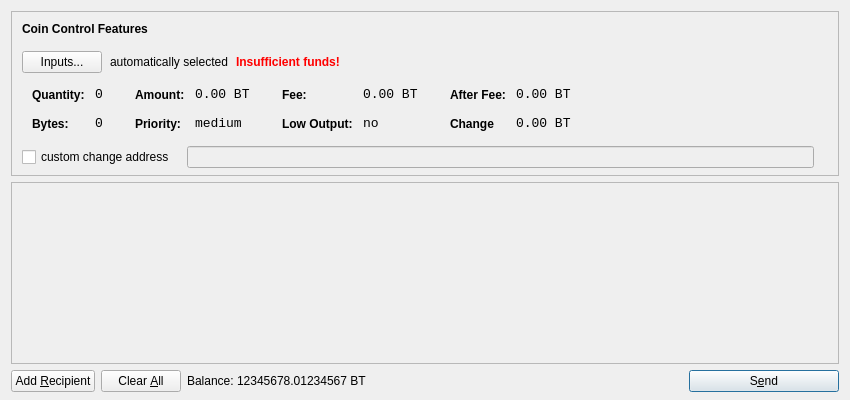
<?xml version="1.0" encoding="UTF-8"?>
<ui version="4.0">
 <class>SendCoinsDialog</class>
 <widget class="QDialog" name="SendCoinsDialog">
  <property name="geometry">
   <rect>
    <x>0</x>
    <y>0</y>
    <width>850</width>
    <height>400</height>
   </rect>
  </property>
  <property name="windowTitle">
   <string>Send Coins</string>
  </property>
  <layout class="QVBoxLayout" name="verticalLayout" stretch="0,1,0">
   <property name="bottomMargin">
    <number>8</number>
   </property>
   <item>
    <widget class="QFrame" name="frameCoinControl">
     <property name="sizePolicy">
      <sizepolicy hsizetype="Expanding" vsizetype="Expanding">
       <horstretch>0</horstretch>
       <verstretch>0</verstretch>
      </sizepolicy>
     </property>
     <property name="maximumSize">
      <size>
       <width>16777215</width>
       <height>16777215</height>
      </size>
     </property>
     <property name="frameShape">
      <enum>QFrame::StyledPanel</enum>
     </property>
     <property name="frameShadow">
      <enum>QFrame::Sunken</enum>
     </property>
     <layout class="QVBoxLayout" name="verticalLayoutCoinControl2">
      <property name="spacing">
       <number>6</number>
      </property>
      <property name="leftMargin">
       <number>0</number>
      </property>
      <property name="topMargin">
       <number>0</number>
      </property>
      <property name="rightMargin">
       <number>0</number>
      </property>
      <property name="bottomMargin">
       <number>6</number>
      </property>
      <item>
       <layout class="QVBoxLayout" name="verticalLayoutCoinControl" stretch="0,0,0,0,1">
        <property name="spacing">
         <number>0</number>
        </property>
        <property name="leftMargin">
         <number>10</number>
        </property>
        <property name="topMargin">
         <number>10</number>
        </property>
        <item>
         <layout class="QHBoxLayout" name="horizontalLayoutCoinControl1">
          <property name="bottomMargin">
           <number>15</number>
          </property>
          <item>
           <widget class="QLabel" name="labelCoinControlFeatures">
            <property name="sizePolicy">
             <sizepolicy hsizetype="Preferred" vsizetype="Maximum">
              <horstretch>0</horstretch>
              <verstretch>0</verstretch>
             </sizepolicy>
            </property>
            <property name="font">
             <font>
              <weight>75</weight>
              <bold>true</bold>
             </font>
            </property>
            <property name="styleSheet">
             <string notr="true">font-weight:bold;</string>
            </property>
            <property name="text">
             <string>Coin Control Features</string>
            </property>
           </widget>
          </item>
         </layout>
        </item>
        <item>
         <layout class="QHBoxLayout" name="horizontalLayoutCoinControl2" stretch="0,0,0,0">
          <property name="spacing">
           <number>8</number>
          </property>
          <property name="bottomMargin">
           <number>10</number>
          </property>
          <item>
           <widget class="QPushButton" name="pushButtonCoinControl">
            <property name="styleSheet">
             <string notr="true"/>
            </property>
            <property name="text">
             <string>Inputs...</string>
            </property>
           </widget>
          </item>
          <item>
           <widget class="QLabel" name="labelCoinControlAutomaticallySelected">
            <property name="text">
             <string>automatically selected</string>
            </property>
            <property name="margin">
             <number>5</number>
            </property>
           </widget>
          </item>
          <item>
           <widget class="QLabel" name="labelCoinControlInsuffFunds">
            <property name="font">
             <font>
              <weight>75</weight>
              <bold>true</bold>
             </font>
            </property>
            <property name="styleSheet">
             <string notr="true">color:red;font-weight:bold;</string>
            </property>
            <property name="text">
             <string>Insufficient funds!</string>
            </property>
            <property name="margin">
             <number>5</number>
            </property>
           </widget>
          </item>
          <item>
           <spacer name="horizontalSpacerCoinControl">
            <property name="orientation">
             <enum>Qt::Horizontal</enum>
            </property>
            <property name="sizeHint" stdset="0">
             <size>
              <width>40</width>
              <height>1</height>
             </size>
            </property>
           </spacer>
          </item>
         </layout>
        </item>
        <item>
         <widget class="QWidget" name="widgetCoinControl" native="true">
          <property name="sizePolicy">
           <sizepolicy hsizetype="Preferred" vsizetype="Preferred">
            <horstretch>0</horstretch>
            <verstretch>0</verstretch>
           </sizepolicy>
          </property>
          <property name="minimumSize">
           <size>
            <width>0</width>
            <height>0</height>
           </size>
          </property>
          <property name="styleSheet">
           <string notr="true"/>
          </property>
          <layout class="QHBoxLayout" name="horizontalLayoutCoinControl5">
           <property name="leftMargin">
            <number>0</number>
           </property>
           <property name="topMargin">
            <number>0</number>
           </property>
           <property name="rightMargin">
            <number>0</number>
           </property>
           <property name="bottomMargin">
            <number>0</number>
           </property>
           <item>
            <layout class="QHBoxLayout" name="horizontalLayoutCoinControl3" stretch="0,0,0,1">
             <property name="spacing">
              <number>20</number>
             </property>
             <property name="topMargin">
              <number>0</number>
             </property>
             <property name="bottomMargin">
              <number>10</number>
             </property>
             <item>
              <layout class="QFormLayout" name="formLayoutCoinControl1">
               <property name="horizontalSpacing">
                <number>10</number>
               </property>
               <property name="verticalSpacing">
                <number>14</number>
               </property>
               <property name="leftMargin">
                <number>10</number>
               </property>
               <property name="topMargin">
                <number>4</number>
               </property>
               <property name="rightMargin">
                <number>6</number>
               </property>
               <item row="0" column="0">
                <widget class="QLabel" name="labelCoinControlQuantityText">
                 <property name="styleSheet">
                  <string notr="true">font-weight:bold;</string>
                 </property>
                 <property name="text">
                  <string>Quantity:</string>
                 </property>
                 <property name="margin">
                  <number>0</number>
                 </property>
                </widget>
               </item>
               <item row="0" column="1">
                <widget class="QLabel" name="labelCoinControlQuantity">
                 <property name="font">
                  <font>
                   <family>Monospace</family>
                   <pointsize>10</pointsize>
                  </font>
                 </property>
                 <property name="cursor">
                  <cursorShape>IBeamCursor</cursorShape>
                 </property>
                 <property name="contextMenuPolicy">
                  <enum>Qt::ActionsContextMenu</enum>
                 </property>
                 <property name="text">
                  <string>0</string>
                 </property>
                 <property name="margin">
                  <number>0</number>
                 </property>
                 <property name="textInteractionFlags">
                  <set>Qt::LinksAccessibleByMouse|Qt::TextSelectableByKeyboard|Qt::TextSelectableByMouse</set>
                 </property>
                </widget>
               </item>
               <item row="1" column="0">
                <widget class="QLabel" name="labelCoinControlBytesText">
                 <property name="styleSheet">
                  <string notr="true">font-weight:bold;</string>
                 </property>
                 <property name="text">
                  <string>Bytes:</string>
                 </property>
                </widget>
               </item>
               <item row="1" column="1">
                <widget class="QLabel" name="labelCoinControlBytes">
                 <property name="font">
                  <font>
                   <family>Monospace</family>
                   <pointsize>10</pointsize>
                  </font>
                 </property>
                 <property name="cursor">
                  <cursorShape>IBeamCursor</cursorShape>
                 </property>
                 <property name="contextMenuPolicy">
                  <enum>Qt::ActionsContextMenu</enum>
                 </property>
                 <property name="text">
                  <string>0</string>
                 </property>
                 <property name="textInteractionFlags">
                  <set>Qt::LinksAccessibleByMouse|Qt::TextSelectableByKeyboard|Qt::TextSelectableByMouse</set>
                 </property>
                </widget>
               </item>
              </layout>
             </item>
             <item>
              <layout class="QFormLayout" name="formLayoutCoinControl2">
               <property name="horizontalSpacing">
                <number>10</number>
               </property>
               <property name="verticalSpacing">
                <number>14</number>
               </property>
               <property name="leftMargin">
                <number>6</number>
               </property>
               <property name="topMargin">
                <number>4</number>
               </property>
               <property name="rightMargin">
                <number>6</number>
               </property>
               <item row="0" column="0">
                <widget class="QLabel" name="labelCoinControlAmountText">
                 <property name="styleSheet">
                  <string notr="true">font-weight:bold;</string>
                 </property>
                 <property name="text">
                  <string>Amount:</string>
                 </property>
                 <property name="margin">
                  <number>0</number>
                 </property>
                </widget>
               </item>
               <item row="0" column="1">
                <widget class="QLabel" name="labelCoinControlAmount">
                 <property name="font">
                  <font>
                   <family>Monospace</family>
                   <pointsize>10</pointsize>
                  </font>
                 </property>
                 <property name="cursor">
                  <cursorShape>IBeamCursor</cursorShape>
                 </property>
                 <property name="contextMenuPolicy">
                  <enum>Qt::ActionsContextMenu</enum>
                 </property>
                 <property name="text">
                  <string>0.00 BT</string>
                 </property>
                 <property name="textInteractionFlags">
                  <set>Qt::LinksAccessibleByMouse|Qt::TextSelectableByKeyboard|Qt::TextSelectableByMouse</set>
                 </property>
                </widget>
               </item>
               <item row="1" column="0">
                <widget class="QLabel" name="labelCoinControlPriorityText">
                 <property name="styleSheet">
                  <string notr="true">font-weight:bold;</string>
                 </property>
                 <property name="text">
                  <string>Priority:</string>
                 </property>
                </widget>
               </item>
               <item row="1" column="1">
                <widget class="QLabel" name="labelCoinControlPriority">
                 <property name="font">
                  <font>
                   <family>Monospace</family>
                   <pointsize>10</pointsize>
                  </font>
                 </property>
                 <property name="cursor">
                  <cursorShape>IBeamCursor</cursorShape>
                 </property>
                 <property name="contextMenuPolicy">
                  <enum>Qt::ActionsContextMenu</enum>
                 </property>
                 <property name="text">
                  <string>medium</string>
                 </property>
                 <property name="textInteractionFlags">
                  <set>Qt::LinksAccessibleByMouse|Qt::TextSelectableByKeyboard|Qt::TextSelectableByMouse</set>
                 </property>
                </widget>
               </item>
              </layout>
             </item>
             <item>
              <layout class="QFormLayout" name="formLayoutCoinControl3">
               <property name="horizontalSpacing">
                <number>10</number>
               </property>
               <property name="verticalSpacing">
                <number>14</number>
               </property>
               <property name="leftMargin">
                <number>6</number>
               </property>
               <property name="topMargin">
                <number>4</number>
               </property>
               <property name="rightMargin">
                <number>6</number>
               </property>
               <item row="0" column="0">
                <widget class="QLabel" name="labelCoinControlFeeText">
                 <property name="styleSheet">
                  <string notr="true">font-weight:bold;</string>
                 </property>
                 <property name="text">
                  <string>Fee:</string>
                 </property>
                 <property name="margin">
                  <number>0</number>
                 </property>
                </widget>
               </item>
               <item row="0" column="1">
                <widget class="QLabel" name="labelCoinControlFee">
                 <property name="font">
                  <font>
                   <family>Monospace</family>
                   <pointsize>10</pointsize>
                  </font>
                 </property>
                 <property name="cursor">
                  <cursorShape>IBeamCursor</cursorShape>
                 </property>
                 <property name="contextMenuPolicy">
                  <enum>Qt::ActionsContextMenu</enum>
                 </property>
                 <property name="text">
                  <string>0.00 BT</string>
                 </property>
                 <property name="textInteractionFlags">
                  <set>Qt::LinksAccessibleByMouse|Qt::TextSelectableByKeyboard|Qt::TextSelectableByMouse</set>
                 </property>
                </widget>
               </item>
               <item row="1" column="0">
                <widget class="QLabel" name="labelCoinControlLowOutputText">
                 <property name="styleSheet">
                  <string notr="true">font-weight:bold;</string>
                 </property>
                 <property name="text">
                  <string>Low Output:</string>
                 </property>
                </widget>
               </item>
               <item row="1" column="1">
                <widget class="QLabel" name="labelCoinControlLowOutput">
                 <property name="font">
                  <font>
                   <family>Monospace</family>
                   <pointsize>10</pointsize>
                  </font>
                 </property>
                 <property name="cursor">
                  <cursorShape>IBeamCursor</cursorShape>
                 </property>
                 <property name="contextMenuPolicy">
                  <enum>Qt::ActionsContextMenu</enum>
                 </property>
                 <property name="text">
                  <string>no</string>
                 </property>
                 <property name="textInteractionFlags">
                  <set>Qt::LinksAccessibleByMouse|Qt::TextSelectableByKeyboard|Qt::TextSelectableByMouse</set>
                 </property>
                </widget>
               </item>
              </layout>
             </item>
             <item>
              <layout class="QFormLayout" name="formLayoutCoinControl4">
               <property name="horizontalSpacing">
                <number>10</number>
               </property>
               <property name="verticalSpacing">
                <number>14</number>
               </property>
               <property name="leftMargin">
                <number>6</number>
               </property>
               <property name="topMargin">
                <number>4</number>
               </property>
               <property name="rightMargin">
                <number>6</number>
               </property>
               <item row="0" column="0">
                <widget class="QLabel" name="labelCoinControlAfterFeeText">
                 <property name="styleSheet">
                  <string notr="true">font-weight:bold;</string>
                 </property>
                 <property name="text">
                  <string>After Fee:</string>
                 </property>
                 <property name="margin">
                  <number>0</number>
                 </property>
                </widget>
               </item>
               <item row="0" column="1">
                <widget class="QLabel" name="labelCoinControlAfterFee">
                 <property name="font">
                  <font>
                   <family>Monospace</family>
                   <pointsize>10</pointsize>
                  </font>
                 </property>
                 <property name="cursor">
                  <cursorShape>IBeamCursor</cursorShape>
                 </property>
                 <property name="contextMenuPolicy">
                  <enum>Qt::ActionsContextMenu</enum>
                 </property>
                 <property name="text">
                  <string>0.00 BT</string>
                 </property>
                 <property name="textInteractionFlags">
                  <set>Qt::LinksAccessibleByMouse|Qt::TextSelectableByKeyboard|Qt::TextSelectableByMouse</set>
                 </property>
                </widget>
               </item>
               <item row="1" column="0">
                <widget class="QLabel" name="labelCoinControlChangeText">
                 <property name="styleSheet">
                  <string notr="true">font-weight:bold;</string>
                 </property>
                 <property name="text">
                  <string>Change</string>
                 </property>
                </widget>
               </item>
               <item row="1" column="1">
                <widget class="QLabel" name="labelCoinControlChange">
                 <property name="font">
                  <font>
                   <family>Monospace</family>
                   <pointsize>10</pointsize>
                  </font>
                 </property>
                 <property name="cursor">
                  <cursorShape>IBeamCursor</cursorShape>
                 </property>
                 <property name="contextMenuPolicy">
                  <enum>Qt::ActionsContextMenu</enum>
                 </property>
                 <property name="text">
                  <string>0.00 BT</string>
                 </property>
                 <property name="textInteractionFlags">
                  <set>Qt::LinksAccessibleByMouse|Qt::TextSelectableByKeyboard|Qt::TextSelectableByMouse</set>
                 </property>
                </widget>
               </item>
              </layout>
             </item>
            </layout>
           </item>
          </layout>
         </widget>
        </item>
        <item>
         <layout class="QHBoxLayout" name="horizontalLayoutCoinControl4" stretch="0,0,0">
          <property name="spacing">
           <number>12</number>
          </property>
          <property name="sizeConstraint">
           <enum>QLayout::SetDefaultConstraint</enum>
          </property>
          <property name="topMargin">
           <number>5</number>
          </property>
          <property name="rightMargin">
           <number>5</number>
          </property>
          <item>
           <widget class="QCheckBox" name="checkBoxCoinControlChange">
            <property name="text">
             <string>custom change address</string>
            </property>
           </widget>
          </item>
          <item>
           <widget class="QLineEdit" name="lineEditCoinControlChange">
            <property name="enabled">
             <bool>false</bool>
            </property>
            <property name="sizePolicy">
             <sizepolicy hsizetype="Expanding" vsizetype="Fixed">
              <horstretch>0</horstretch>
              <verstretch>0</verstretch>
             </sizepolicy>
            </property>
           </widget>
          </item>
          <item>
           <widget class="QLabel" name="labelCoinControlChangeLabel">
            <property name="sizePolicy">
             <sizepolicy hsizetype="Preferred" vsizetype="Expanding">
              <horstretch>0</horstretch>
              <verstretch>0</verstretch>
             </sizepolicy>
            </property>
            <property name="minimumSize">
             <size>
              <width>0</width>
              <height>0</height>
             </size>
            </property>
            <property name="text">
             <string/>
            </property>
            <property name="margin">
             <number>3</number>
            </property>
           </widget>
          </item>
         </layout>
        </item>
        <item>
         <spacer name="verticalSpacerCoinControl">
          <property name="orientation">
           <enum>Qt::Vertical</enum>
          </property>
          <property name="sizeHint" stdset="0">
           <size>
            <width>800</width>
            <height>1</height>
           </size>
          </property>
         </spacer>
        </item>
       </layout>
      </item>
     </layout>
    </widget>
   </item>
   <item>
    <widget class="QScrollArea" name="scrollArea">
     <property name="widgetResizable">
      <bool>true</bool>
     </property>
     <widget class="QWidget" name="scrollAreaWidgetContents">
      <property name="geometry">
       <rect>
        <x>0</x>
        <y>0</y>
        <width>830</width>
        <height>152</height>
       </rect>
      </property>
      <layout class="QVBoxLayout" name="verticalLayout_2">
       <property name="leftMargin">
        <number>0</number>
       </property>
       <property name="topMargin">
        <number>0</number>
       </property>
       <property name="rightMargin">
        <number>0</number>
       </property>
       <property name="bottomMargin">
        <number>0</number>
       </property>
       <item>
        <layout class="QVBoxLayout" name="entries">
         <property name="spacing">
          <number>6</number>
         </property>
        </layout>
       </item>
       <item>
        <spacer name="verticalSpacer">
         <property name="orientation">
          <enum>Qt::Vertical</enum>
         </property>
         <property name="sizeHint" stdset="0">
          <size>
           <width>20</width>
           <height>40</height>
          </size>
         </property>
        </spacer>
       </item>
      </layout>
     </widget>
    </widget>
   </item>
   <item>
    <layout class="QHBoxLayout" name="horizontalLayout">
     <item>
      <widget class="QPushButton" name="addButton">
       <property name="toolTip">
        <string>Send to multiple recipients at once</string>
       </property>
       <property name="text">
        <string>Add &amp;Recipient</string>
       </property>
       <property name="autoDefault">
        <bool>false</bool>
       </property>
      </widget>
     </item>
     <item>
      <widget class="QPushButton" name="clearButton">
       <property name="sizePolicy">
        <sizepolicy hsizetype="Minimum" vsizetype="Fixed">
         <horstretch>0</horstretch>
         <verstretch>0</verstretch>
        </sizepolicy>
       </property>
       <property name="toolTip">
        <string>Remove all transaction fields</string>
       </property>
       <property name="text">
        <string>Clear &amp;All</string>
       </property>
       <property name="autoRepeatDelay">
        <number>300</number>
       </property>
       <property name="autoDefault">
        <bool>false</bool>
       </property>
      </widget>
     </item>
     <item>
      <layout class="QHBoxLayout" name="horizontalLayout_2">
       <property name="spacing">
        <number>3</number>
       </property>
       <item>
        <widget class="QLabel" name="label">
         <property name="sizePolicy">
          <sizepolicy hsizetype="Preferred" vsizetype="Fixed">
           <horstretch>0</horstretch>
           <verstretch>0</verstretch>
          </sizepolicy>
         </property>
         <property name="text">
          <string>Balance:</string>
         </property>
        </widget>
       </item>
       <item>
        <widget class="QLabel" name="labelBalance">
         <property name="sizePolicy">
          <sizepolicy hsizetype="Preferred" vsizetype="Fixed">
           <horstretch>0</horstretch>
           <verstretch>0</verstretch>
          </sizepolicy>
         </property>
         <property name="cursor">
          <cursorShape>IBeamCursor</cursorShape>
         </property>
         <property name="text">
          <string>12345678.01234567 BT</string>
         </property>
         <property name="textInteractionFlags">
          <set>Qt::LinksAccessibleByMouse|Qt::TextSelectableByKeyboard|Qt::TextSelectableByMouse</set>
         </property>
        </widget>
       </item>
      </layout>
     </item>
     <item>
      <spacer name="horizontalSpacer">
       <property name="orientation">
        <enum>Qt::Horizontal</enum>
       </property>
       <property name="sizeHint" stdset="0">
        <size>
         <width>40</width>
         <height>20</height>
        </size>
       </property>
      </spacer>
     </item>
     <item>
      <widget class="QPushButton" name="sendButton">
       <property name="minimumSize">
        <size>
         <width>150</width>
         <height>0</height>
        </size>
       </property>
       <property name="toolTip">
        <string>Confirm the send action</string>
       </property>
       <property name="text">
        <string>S&amp;end</string>
       </property>
       <property name="default">
        <bool>true</bool>
       </property>
      </widget>
     </item>
    </layout>
   </item>
  </layout>
 </widget>
 <resources/>
 <connections/>
</ui>
